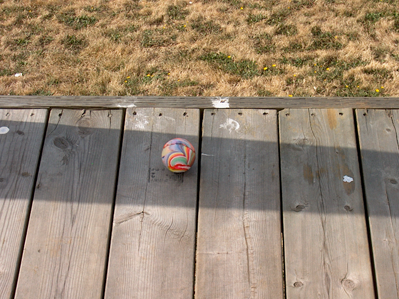
#> input picture images/ball1.png, 399 x 299 px
$ python main.py
#> lines starting #> are read from the running program, lines starting #| are printed output that depends on the picture; long printed decimals are rounded
import os
import numpy as np
import matplotlib.pyplot as plt
from skimage.io import imread
import cv2 as cv
import math
from scipy.sparse import diags
from scipy.sparse import linalg

TRIMMED_PERCENTILE = 1
THRESHOLD_GRADM_INVARIANT = 0.08
THRESHOLD_GRADIENT = 0
TOP_COLOR_PERCENTILE = 96

ddepth = cv.CV_64F
x_der = np.array([[0, 0, 0],
                  [0, -1, 1],
                  [0, 0, 0]])
y_der = np.array([[0, 0, 0],
                  [0, -1, 0],
                  [0, 1, 0]])
x_sobel = np.array([[-1, 0, 1],
                    [-2, 0, 2],
                    [-1, 0, 1]])
y_sobel = np.array([[1, 2, 1],
                    [0, 0, 0],
                    [-1, -2, -1]])
gx_to_lapl = np.array([[0, 0, 0],
                       [-1, 1, 0],
                       [0, 0, 0]])
gy_to_lapl = np.array([[0, -1, 0],
                       [0, 1, 0],
                       [0, 0, 0]])

def main():
    script_dir = os.path.dirname(__file__)
    rel_path = "images/ball1.png"
    abs_file_path = os.path.join(script_dir, rel_path)
    imageIn = imread(abs_file_path)
#> imageIn is the input picture: shape (299, 399, 3); mean R, G, B 151.6, 133.4, 113.2
    imageOut = shadowRemoval(imageIn)
    cv.imwrite("output.png", imageOut)

def shadowRemoval(image):
    angle, entropies = getBestAngle(image)
#> the loop in getBestAngle, `for angleDeg in range(0, numOfAngles, step):` made 181 passes
#> ent on passes 1 to 3: 5.56, 5.57, 5.57
#| 0  entropy:  5.564
#| 1  entropy:  5.567
#| 2  entropy:  5.572
#| 3  entropy:  5.576
#| 4  entropy:  5.580
#| 5  entropy:  5.584
#| 6  entropy:  5.591
#| 7  entropy:  5.591
#> (further printed lines are left out)
#> pass 1, in compute_invariant_image, `imgR = image[:, :, 0] / 255`:
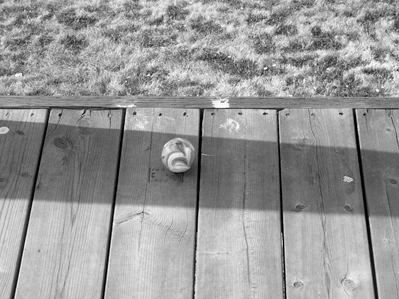
#> imgR: shape (299, 399) float64; min 0, max 1, mean 0.595
#> pass 1, in compute_invariant_image, `imgG = image[:, :, 1] / 255`:
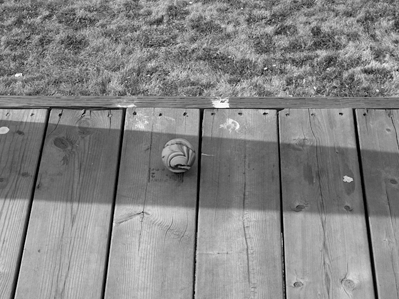
#> imgG: shape (299, 399) float64; min 0, max 1, mean 0.523
#> pass 1, in compute_invariant_image, `imgB = image[:, :, 2] / 255`:
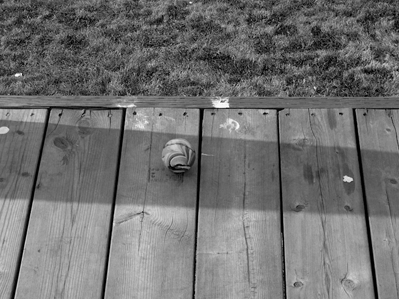
#> imgB: shape (299, 399) float64; min 0, max 1, mean 0.444
#> after the loop in getBestAngle, `for angleDeg in range(0, numOfAngles, step):`: angles = 181 values from 0 to 3.14; entropy = 181 values, max 5.85 at index 32, min 5.28 at index 49, mean 5.48
#> in getBestAngle, `bestAngle = angles[entropy.index(min(entropy))]`: bestAngle = 0.855
#| BEST angle:  49   entropy:  5.283

    invariantImage, _ = compute_invariant_image(image, angle)  # Invariant image
    [gX, gY] = filter2D_replicate(invariantImage, x_sobel, y_sobel)         # Invariant gradient
    gM_invariant = gradient_magnitude(gX, gY)

    laplacR, laplacG, laplacB = getLaplacianS(image, gM_invariant)          # S
    [nRows, nCol] = np.shape(laplacR)

    r = poison_equation(laplacR, nRows, nCol)
    g = poison_equation(laplacG, nRows, nCol)
    b = poison_equation(laplacB, nRows, nCol)

    r = (toGrayscale(r)).astype('uint8')
    g = (toGrayscale(g)).astype('uint8')
    b = (toGrayscale(b)).astype('uint8')

    [rMean, gMean, bMean] = computeTopMean(r, g, b)
    r2 = np.interp(r, [0, rMean], [0, 255]).astype('uint8')
    g2 = np.interp(g, [0, gMean], [0, 255]).astype('uint8')
    b2 = np.interp(b, [0, bMean], [0, 255]).astype('uint8')

    rgbImage = np.stack((r2, g2, b2), axis=2)   # Full color image

    f, (ax1, ax2, ax3, ax4) = plt.subplots(1, 4, gridspec_kw={'width_ratios': [1, 1, 1, 1] , 'height_ratios': [1]}, sharey=False)
    ax1.imshow(image, cmap='gray')
    ax1.set_title("Original")
    ax1.axis('off')
    ax2.plot(entropies)
    ax2.set_title("Entropies")
    flattened = trimmed_percentiles(invariantImage.flatten() , TRIMMED_PERCENTILE) # For visualization of invariant image
    ax3.imshow(invariantImage, vmin=flattened[0], vmax=flattened[-1], cmap='gray')
    ax3.set_title("Invariant image")
    ax3.axis('off')
    ax4.imshow(rgbImage, cmap='gray')
    ax4.set_title("Shadows removed")
    ax4.axis('off')
    plt.show()

    # shadow_edge_map = shadowEdgeDetection(image, invariantImage)
    return rgbImage

def getBestAngle(image):
    angles = []
    entropy = []
    numOfAngles = 181
    step = 1

    for angleDeg in range(0, numOfAngles, step):
        angle = np.radians(angleDeg)
        angles.append(angle)
        invariantImage, chromaticities = compute_invariant_image(image, angle)
        flattened = trimmed_percentiles(invariantImage.flatten(), TRIMMED_PERCENTILE)

        hist, binedges = np.histogram(flattened, bins='scott', density=True)  # Calculate histogram
        hist = np.divide(hist, sum(hist), where=sum(hist) != 0)
        hist[hist == 0] = 0.00000000000001

        ent = -1 * np.sum(np.multiply(hist, np.log2(hist)))  # Entropy
        entropy.append(ent)

        print(np.degrees(angle).astype('uint8'), " entropy: ", ent)
        #plotHistogramAndVarianceFromInvrariantImage(invariantImage, chromaticities, angle)

    bestAngle = angles[entropy.index(min(entropy))]
    print("BEST angle: ", np.degrees(bestAngle).astype('uint8'), "  entropy: ", min(entropy))

    return bestAngle, entropy

def compute_invariant_image(image, angle):
    imgR = image[:, :, 0] / 255
    imgG = image[:, :, 1] / 255
    imgB = image[:, :, 2] / 255
    imgR[imgR == 0] = 1
    imgG[imgG == 0] = 1
    imgB[imgB == 0] = 1

    geomM = (np.multiply(np.multiply(imgR, imgG), imgB)) ** (1 / 3)
    chromaticity_r = np.log(np.divide(imgR, geomM))
    chromaticity_b = np.log(np.divide(imgB, geomM))
    return chromaticity_r * np.cos(angle) + chromaticity_b * np.sin(angle), [chromaticity_r, chromaticity_b]

def filter2D_replicate(img, xKernel, yKernel):
    border_type = cv.BORDER_REPLICATE
    ddepth = cv.CV_64F
    temp = cv.copyMakeBorder(img, 1, 1, 1, 1, border_type, None)
    fx = cv.filter2D(src=temp, ddepth=ddepth, kernel=xKernel)
    fy = cv.filter2D(src=temp, ddepth=ddepth, kernel=yKernel)
    fx = fx[1:-1, 1:-1]
    fy = fy[1:-1, 1:-1]
    return [fx, fy]

def getLaplacianS(image, invariantGradientMagnitude):
    # image = cv.pyrMeanShiftFiltering(src=image, sp=9, sr=50)
    imgR = image[:, :, 0]
    imgG = image[:, :, 1]
    imgB = image[:, :, 2]

    gX_red = cv.filter2D(src=imgR, ddepth=ddepth, kernel=x_der)  # Red gradient
    gY_red = cv.filter2D(src=imgR, ddepth=ddepth, kernel=y_der)
    gM_red = gradient_magnitude(gX_red, gY_red)

    gX_green = cv.filter2D(src=imgG, ddepth=ddepth, kernel=x_der)  # Green gradient
    gY_green = cv.filter2D(src=imgG, ddepth=ddepth, kernel=y_der)
    gM_green = gradient_magnitude(gX_green, gY_green)

    # Blue
    gX_blue = cv.filter2D(src=imgB, ddepth=ddepth, kernel=x_der)  # Blue gradient
    gY_blue = cv.filter2D(src=imgB, ddepth=ddepth, kernel=y_der)
    gM_blue = gradient_magnitude(gX_blue, gY_blue)


    redX2 = np.copy(gX_red)  # Threshold gradients
    redY2 = np.copy(gY_red)
    redX2[(gM_red > THRESHOLD_GRADIENT) & (invariantGradientMagnitude < THRESHOLD_GRADM_INVARIANT)] = 0
    redY2[(gM_red > THRESHOLD_GRADIENT) & (invariantGradientMagnitude < THRESHOLD_GRADM_INVARIANT)] = 0

    greenX2 = np.copy(gX_green)
    greenY2 = np.copy(gY_green)
    greenX2[(gM_green > THRESHOLD_GRADIENT) & (invariantGradientMagnitude < THRESHOLD_GRADM_INVARIANT)] = 0
    greenY2[(gM_green > THRESHOLD_GRADIENT) & (invariantGradientMagnitude < THRESHOLD_GRADM_INVARIANT)] = 0

    blueX2 = np.copy(gX_blue)
    blueY2 = np.copy(gY_blue)
    blueX2[(gM_blue > THRESHOLD_GRADIENT) & (invariantGradientMagnitude < THRESHOLD_GRADM_INVARIANT)] = 0
    blueY2[(gM_blue > THRESHOLD_GRADIENT) & (invariantGradientMagnitude < THRESHOLD_GRADM_INVARIANT)] = 0

    [redXX, _] = filter2D_replicate(redX2, gx_to_lapl, gy_to_lapl)  # Gradients to laplacian
    [_, redYY] = filter2D_replicate(redY2, gx_to_lapl, gy_to_lapl)

    [greenXX, _] = filter2D_replicate(greenX2, gx_to_lapl, gy_to_lapl)
    [_, greenYY] = filter2D_replicate(greenY2, gx_to_lapl, gy_to_lapl)

    [blueXX, _] = filter2D_replicate(blueX2, gx_to_lapl, gy_to_lapl)
    [_, blueYY] = filter2D_replicate(blueY2, gx_to_lapl, gy_to_lapl)

    laplacR = redXX + redYY
    laplacG = greenXX + greenYY
    laplacB = blueXX + blueYY

    return laplacR, laplacG, laplacB

def computeTopMean(red, green, blue):
    redTop = np.percentile(red, TOP_COLOR_PERCENTILE)
    greenTop = np.percentile(green, TOP_COLOR_PERCENTILE)
    blueTop = np.percentile(blue, TOP_COLOR_PERCENTILE)
    rMean = np.mean(red[red > redTop])
    gMean = np.mean(green[green > greenTop])
    bMean = np.mean(blue[blue > blueTop])

    return [rMean, gMean, bMean]

def toGrayscale(A):
    return cv.normalize(A, None, 0, 255, norm_type=cv.NORM_MINMAX)

def poison_equation(fun, width, height):
    # Grid parameters.
    nx = width
    ny = height

    b = np.copy(fun)
    bflat = b.flatten()

    A = mat_A(ny, nx)

    solution = linalg.spsolve(A, bflat)  # a_inverse.dot(bflat)
    pvec = np.reshape(solution, (nx, ny))

    return pvec

def mat_A(nx, ny):
    a = 1
    g = 1
    c = -2*a - 2*g

    diagonals = [g, a, c, a, g]  # Construct a sequence of main diagonal elements,
    offsets = [-nx, -1, 0, 1, nx]

    d2mat = diags(diagonals, offsets, shape=(nx * ny, nx * ny), format='csc')   # Call to the diags routine
    return d2mat

def trimmed_percentiles(data, percent):
    data = np.sort(data)
    if percent == 0:
        return data
    else:
        trim = int(percent * np.shape(data)[0] / 100.0)
    return data[trim:-trim]


def plotHistogramAndVarianceFromInvrariantImage(invariantImage, chromaticities, rho):
    flattened = trimmed_percentiles(invariantImage.flatten(), TRIMMED_PERCENTILE)

    figure, ([ax1, ax2], [ax3, ax4]) = plt.subplots(2, 2, sharey=False)
    figure.suptitle("Angle: " + str(np.degrees(rho).astype('uint8')))

    # 1. Chromaticities plot
    ax1.plot(chromaticities[0], chromaticities[1], 'o', markersize=0.4)
    if rho == 90:
        ax1.vlines(0, ymin=-1, ymax=1)
    else:
        l = 5 # length
        m1, b1 = math.tan(rho), 0.0  # slope & intercept
        xl = np.linspace(-l, l, 100)
        ax1.set_ylim([-l, l])
        ax1.set_xlim([-l, l])
        ax1.plot(xl, xl * m1 + b1)

    # 2. Histogram
    hist, binedges = np.histogram(flattened, bins='scott')
    ax2.bar(binedges[:-1], hist, width=binedges[1] - binedges[0])

    # 3. Variance
    ax3.plot(flattened, len(flattened) * [1], "x", markersize="1")

    # 4. Image
    ax4.imshow(invariantImage, vmin=flattened[0], vmax=flattened[-1])

    plt.show()

def gradient_magnitude(gX, gY):
    return np.sqrt(gX ** 2.0 + gY ** 2.0)

if __name__ == "__main__":
    main()
#> in shadowRemoval, `angle, entropies = getBestAngle(image)`: entropies has the same summary as entropy in getBestAngle
#> in gradient_magnitude, `return np.sqrt(gX ** 2.0 + gY ** 2.0)`:
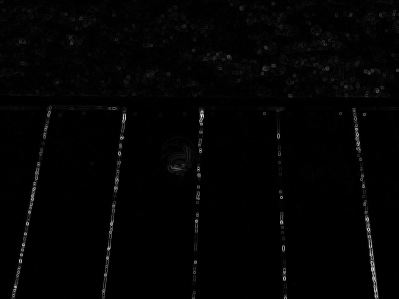
#> returned value: shape (299, 399) float64; min 0.000131, max 10.41, mean 0.152; drawn with min black and max white
#> in gradient_magnitude (call 2), `return np.sqrt(gX ** 2.0 + gY ** 2.0)`:
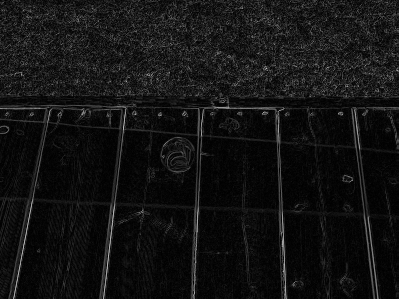
#> returned value: shape (299, 399) float64; min 0, max 193.4, mean 19
#> in getLaplacianS, `gX_blue = cv.filter2D(src=imgB, ddepth=ddepth, kernel=x_der)`:
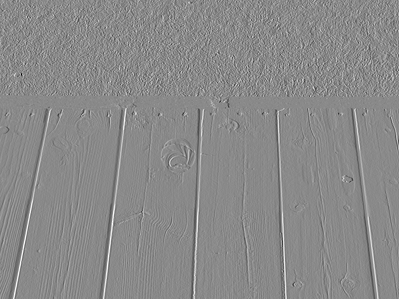
#> gX_blue: shape (299, 399) float64; min -198, max 168, mean 0; drawn with min black and max white
#> in filter2D_replicate (call 3), `fy = fy[1:-1, 1:-1]`:
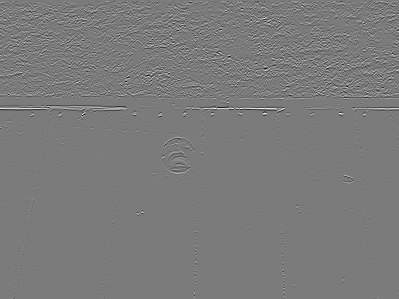
#> fy: shape (299, 399) float64; min -198, max 211, mean 0; drawn with min black and max white
#> in computeTopMean, `redTop = np.percentile(red, TOP_COLOR_PERCENTILE)`: redTop = 142
#> in computeTopMean, `greenTop = np.percentile(green, TOP_COLOR_PERCENTILE)`: greenTop = 148
#> in computeTopMean, `blueTop = np.percentile(blue, TOP_COLOR_PERCENTILE)`: blueTop = 147
#> in computeTopMean, `rMean = np.mean(red[red > redTop])`: rMean = 159.5
#> in computeTopMean, `gMean = np.mean(green[green > greenTop])`: gMean = 163.6
#> in computeTopMean, `bMean = np.mean(blue[blue > blueTop])`: bMean = 162.8
#> in shadowRemoval, `[rMean, gMean, bMean] = computeTopMean(r, g, b)`: rMean = 159.5; gMean = 163.6; bMean = 162.8


# def jacobi(xk, b):
#     nx = np.shape(xk)[0] - 1
#     ny = np.shape(xk)[1] - 1
#     dx = 1 / nx
#     dy = 1 / ny
#
#     xkp1 = np.copy(xk)
#     for i in range(1, nx):
#         for j in range(1, ny):
#             xkp1[i, j] = (b[i, j] - ((xk[i + 1, j] + xk[i - 1, j]) / dx ** 2) - (
#                         (xk[i, j + 1] + xk[i, j - 1]) / dy ** 2)) / (-2 / dx ** 2 - 2 / dy ** 2)
#
#     return xkp1


# def shadowEdgeDetection(image, invariantImage):
#     img = cv.pyrMeanShiftFiltering(src=image, sp=9,
#                                    sr=50)  # plotInvariantImage(img) # sp – The spatial window radius., sr – The color window radius.
#     sigma = 0.33
#     gray = cv.cvtColor(img, cv.COLOR_BGR2GRAY)
#     # gray = cv.GaussianBlur(gray, (3, 3), 0.2)
#     v = np.median(gray)
#     # ---- apply automatic Canny edge detection using the computed median----
#     lower = int(max(0, (1.0 - sigma) * v))  # 255/3
#     upper = int(min(255, (1.0 + sigma) * v))  # 255
#     edges = cv.Canny(gray, threshold1=lower, threshold2=upper)
#
#     flattened = trimmed_percentiles(invariantImage.flatten(), TRIMMED_PERCENTILE)
#     invariantImage = np.interp(invariantImage, [flattened[0], flattened[-1]], [0, 255])
#     invariantImage = np.uint8(invariantImage)
#     # invariantImage = cv.GaussianBlur(invariantImage, (5, 5), 1.4)
#     # invariantImage = cv.pyrMeanShiftFiltering(src=np.stack((invariantImage, invariantImage, invariantImage), axis=2), sp=5, sr=30)
#     v = np.median(invariantImage)
#     # ---- apply automatic Canny edge detection using the computed median----
#     lower = 255 / 3  # int(max(0, (1.0 - sigma) * v)) #255/3
#     upper = int(min(255, (1.0 + sigma) * v))  # 255
#     print(lower, upper)
#     edges_invariant = cv.Canny(invariantImage, threshold1=lower, threshold2=upper, apertureSize=3)
#
#     kernel = np.ones((3, 3), np.uint8)
#     edges_invariant_dil = cv.dilate(edges_invariant, kernel, iterations=1)
#     edges_dil = cv.dilate(edges, kernel, iterations=1)
#
#     # f, ([ax1, ax2], [ax3, ax4]) = plt.subplots(2, 2, sharey=False)
#     # ax1.imshow(gray, cmap="gray")
#     # ax2.imshow(edges)
#     # ax3.imshow(invariantImage, cmap="gray")
#     # ax4.imshow(edges_invariant)
#     # plt.show()
#
#     shadow_edge_map = np.subtract(edges_dil, edges_invariant_dil)
#
#     f, ([ax1, ax2], [ax3, ax4]) = plt.subplots(2, 2, sharey=False)
#     ax1.imshow(edges_dil)
#     ax1.set_title("edges_dil")
#     ax2.imshow(edges_invariant_dil)
#     ax2.set_title("edges_invariant_dil")
#     ax3.imshow(np.bitwise_and(edges_dil, edges_invariant_dil))
#     ax3.set_title("mask")
#     ax4.imshow(shadow_edge_map)
#     ax4.set_title("diff")
#     plt.show()
#
#     # shadow_edge_map = (shadow_edge_map > 128) * 255
#     kernel = np.ones((3, 3), np.uint8)
#     return cv.dilate(shadow_edge_map, kernel, iterations=1)

#def calculate3DChromaticitiesFromImage(image):
#     image = image + 1
#     r = image[:, :, 0] / 255
#     g = image[:, :, 1] / 255
#     b = image[:, :, 2] / 255
#
#     r[r == 0] = 1
#     g[g == 0] = 1
#     b[b == 0] = 1
#
#     # DIVIDE BY GEOMETRIC MEAN - 3D chromaticity
#     geometric_mean = np.multiply(np.multiply(r, g), b) ** (1 / 3)
#     chromaticity_r = np.log(np.divide(r, geometric_mean))
#     chromaticity_g = np.log(np.divide(g, geometric_mean))
#     chromaticity_b = np.log(np.divide(b, geometric_mean))
#
#     # C chormaticity to R chromaticity
#     # chromaticity_sum = np.add(np.add(chromaticity_r, chromaticity_g), chromaticity_b)
#     # chromaticity_sum[chromaticity_sum == 0] = 0.00001
#     # chromaticity_r = np.divide(chromaticity_r, chromaticity_sum)
#     # chromaticity_g = np.divide(chromaticity_g, chromaticity_sum)
#     # chromaticity_b = np.divide(chromaticity_b, chromaticity_sum)
#
#     # AVOID ZEROES (temporary)
#     chromaticity_r[chromaticity_r == 0] = 0.00001
#     chromaticity_g[chromaticity_g == 0] = 0.00001
#     chromaticity_b[chromaticity_b == 0] = 0.00001
#
#     return np.stack((chromaticity_r, chromaticity_g, chromaticity_b), axis=2)  # log chromaticity
